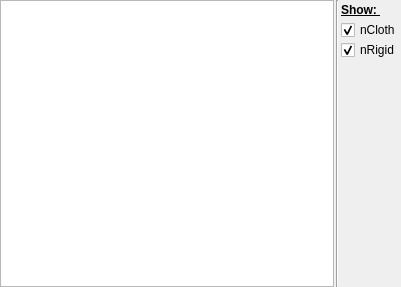
<?xml version="1.0" encoding="UTF-8"?>
<ui version="4.0">
 <class>wgSceneNodes</class>
 <widget class="QWidget" name="wgSceneNodes">
  <property name="geometry">
   <rect>
    <x>0</x>
    <y>0</y>
    <width>401</width>
    <height>287</height>
   </rect>
  </property>
  <property name="windowTitle">
   <string>SceneNodes</string>
  </property>
  <layout class="QGridLayout" name="gridLayout">
   <property name="margin">
    <number>0</number>
   </property>
   <property name="spacing">
    <number>0</number>
   </property>
   <item row="0" column="0">
    <layout class="QHBoxLayout" name="hlSceneNodes">
     <property name="spacing">
      <number>2</number>
     </property>
     <item>
      <widget class="QTreeWidget" name="twSceneNodes">
       <property name="indentation">
        <number>20</number>
       </property>
       <property name="expandsOnDoubleClick">
        <bool>false</bool>
       </property>
       <property name="columnCount">
        <number>1</number>
       </property>
       <attribute name="headerVisible">
        <bool>false</bool>
       </attribute>
       <column>
        <property name="text">
         <string notr="true">1</string>
        </property>
       </column>
      </widget>
     </item>
     <item>
      <widget class="Line" name="line">
       <property name="orientation">
        <enum>Qt::Vertical</enum>
       </property>
      </widget>
     </item>
     <item>
      <layout class="QVBoxLayout" name="vlOptions">
       <property name="spacing">
        <number>0</number>
       </property>
       <item>
        <widget class="QLabel" name="lClothType">
         <property name="minimumSize">
          <size>
           <width>0</width>
           <height>20</height>
          </size>
         </property>
         <property name="maximumSize">
          <size>
           <width>40</width>
           <height>16777215</height>
          </size>
         </property>
         <property name="font">
          <font>
           <weight>75</weight>
           <bold>true</bold>
           <underline>true</underline>
          </font>
         </property>
         <property name="text">
          <string>Show: </string>
         </property>
        </widget>
       </item>
       <item>
        <widget class="QCheckBox" name="cbCloth">
         <property name="minimumSize">
          <size>
           <width>0</width>
           <height>20</height>
          </size>
         </property>
         <property name="maximumSize">
          <size>
           <width>60</width>
           <height>16777215</height>
          </size>
         </property>
         <property name="text">
          <string>nCloth</string>
         </property>
         <property name="checked">
          <bool>true</bool>
         </property>
        </widget>
       </item>
       <item>
        <widget class="QCheckBox" name="cbRigid">
         <property name="minimumSize">
          <size>
           <width>0</width>
           <height>20</height>
          </size>
         </property>
         <property name="maximumSize">
          <size>
           <width>60</width>
           <height>16777215</height>
          </size>
         </property>
         <property name="text">
          <string>nRigid</string>
         </property>
         <property name="checked">
          <bool>true</bool>
         </property>
        </widget>
       </item>
       <item>
        <spacer name="verticalSpacer">
         <property name="orientation">
          <enum>Qt::Vertical</enum>
         </property>
         <property name="sizeHint" stdset="0">
          <size>
           <width>20</width>
           <height>40</height>
          </size>
         </property>
        </spacer>
       </item>
      </layout>
     </item>
    </layout>
   </item>
  </layout>
 </widget>
 <resources/>
 <connections/>
</ui>
